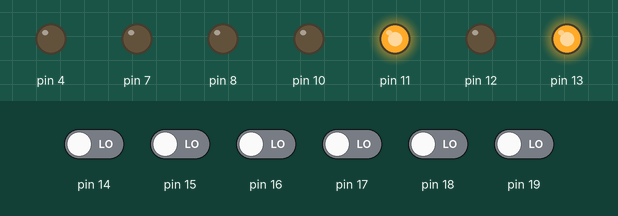
This sketch was run on a simulated Arduino Uno, built with avr-gcc and run on an emulated ATmega328P. On the bench: output pins drawn as LEDs (lit = HIGH). The inputs (shaded band) are chosen by the test bench; at power-on: pin 14–19 LOW.

Above: at 0.1 s.
At 1.3 s:
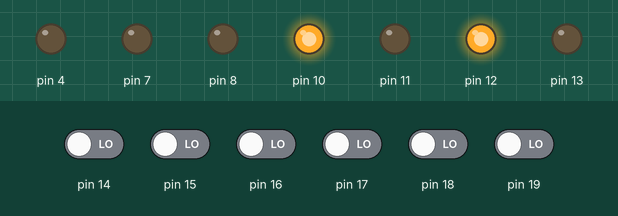
At 2.7 s:
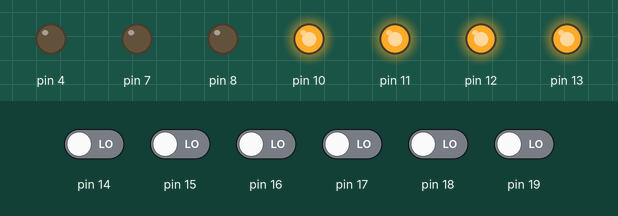
Timing chart, 0 to 3.0 s (numbered marks = the images above):
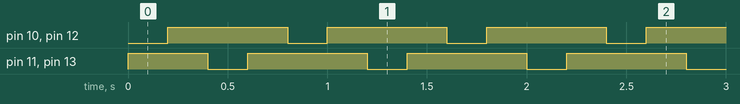

Measured:
- by itself, pin 10, pin 12: alternates HIGH for 0.60 s and LOW for 0.20 s
- by itself, pin 11, pin 13: repeats every 0.80 s: LOW 0.20 s, HIGH 0.60 s
- by itself, everything shown: repeats every 0.80 s, in 4 steps

The sketch:

lab1.ino
```cpp
//№5: постоянно моргать нечетными, по кнопке начать моргать чётными

#define POT 0

struct pinstr {
  uint8_t *ddr;
  uint8_t *port;
  uint8_t *port_in;
  uint8_t pin;
};

struct pinstr LOCK = { &DDRD, &PORTD, &PIND, 4 };
struct pinstr CLOCK = { &DDRD, &PORTD, &PIND, 7 };
struct pinstr DATA = { &DDRB, &PORTB, &PINB, 0 };
struct pinstr BUT1 = { &DDRC, &PORTC, &PINC, 1 };
struct pinstr LED[] = {
  { &DDRB, &PORTB, &PINB, 5 },
  { &DDRB, &PORTB, &PINB, 4 },
  { &DDRB, &PORTB, &PINB, 3 },
  { &DDRB, &PORTB, &PINB, 2 }
};
const int TIME = 200;
const byte DIGITS[] = {0xF1,0xF2,0xF4,0xF8};
const byte SEGMENTS[] = {0xC0,0xF9,0xA4,0xB0,0x99,0x92,0x82,0xF8,0X80,0X90};
bool state=true;

void mode(struct pinstr *pin, int mode, int val) {
  if(mode == INPUT) {
    *pin->ddr &= ~(1 << pin->pin);
  } else {
    *pin->ddr |= 1 << pin->pin;
    if(val) {
      *pin->port |= 1 << pin->pin;
    } else {
      *pin->port &= ~(1 << pin->pin);
    }
  }
}

int in(struct pinstr *pin) {
  return (*pin->port_in >> pin->pin) & 1;
}

void out(struct pinstr *pin, int val) {
  if (val) {
    *pin->port |= 1 << pin->pin;
  } else {
    *pin->port &= ~(1 << pin->pin);
  }
}

void shift(struct pinstr *dataPin, struct pinstr *clockPin, uint8_t val)
{
  for (uint8_t i = 0; i < 8; i++)  {
    out(dataPin, !!(val & (1 << (7 - i))));
    out(clockPin, 1);
    out(clockPin, 0);
  }
}

bool ButtonClick(struct pinstr *but, bool& state){
  if(!in(but)){
    while(in(but));
    state=!state;
    return true;
  }
  return false;
}

void setup()
{
  ADCSRA |= ((1<<ADPS2)|(1<<ADPS1)|(1<<ADPS0));
  ADMUX |= (1<<REFS0);
  ADCSRB = (1<<ADTS2);
  ADCSRA |= (1<<ADEN);

  for (int i = 0; i < 4; i++) {
    mode(&LED[i], OUTPUT, 0);
  }
  mode(&LOCK,OUTPUT, 0);
  mode(&CLOCK,OUTPUT, 0);
  mode(&DATA,OUTPUT, 0);
}

void loop(){
  bool pressed1 = in(&BUT1);
  int val=1;
  if (pressed1){
    val=0;
  }
  ButtonClick(&BUT1, state);
  if (state){
    val=0;
  } else {
   val=1;
  }
  for (byte i = 0; i < 4; i++){
    out(&LED[i], (i+val)%2);
  }
  delay(TIME);
  for(byte i = 0; i < 4; i++){
    out(&LED[i], 1);
  }
  delay(TIME);
}
```
